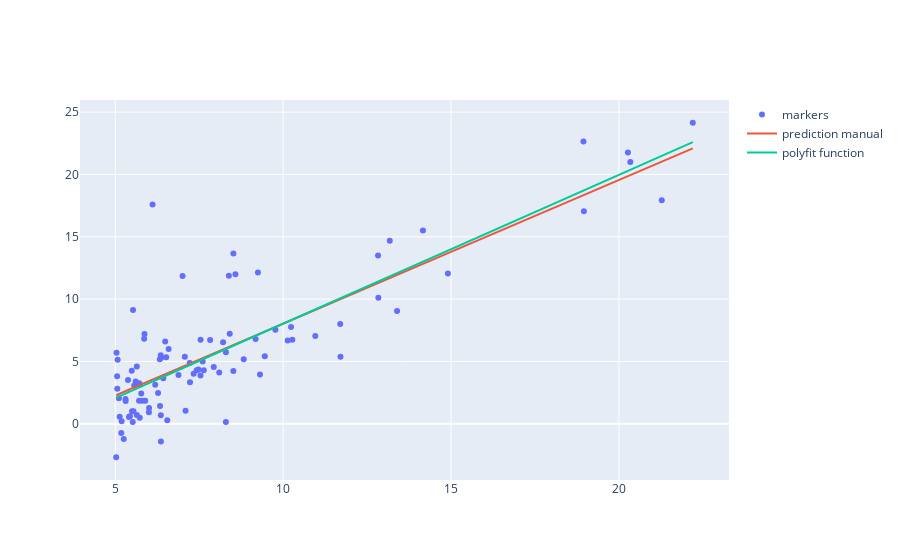

Notebook cell for this chart:
### Code cell
fig = go.Figure()
fig.add_trace(go.Scatter(x=x, y=y.T[0],
                    mode='markers',
                    name='markers'))
fig.add_trace(go.Scatter(x=x, y=prediction,
                    mode='lines',
                    name='prediction manual'))
fig.add_trace(go.Scatter(x=x, y=auto_values,
                    mode='lines',
                    name='polyfit function'))
